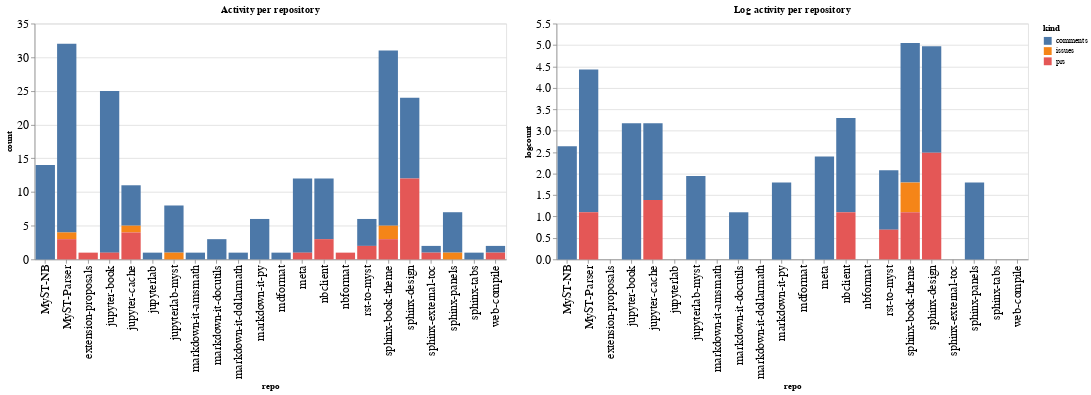

Notebook cell for this chart:
### Code cell
ch1 = alt.Chart(repo_summaries, width=600, title="Activity per repository").mark_bar().encode(
    x='repo',
    y='count',
    color='kind',
    tooltip="kind"
)

ch2 = alt.Chart(repo_summaries, width=600, title="Log activity per repository").mark_bar().encode(
    x='repo',
    y='logcount',
    color='kind',
    tooltip="kind"
)

ch1 | ch2

### Figure 1 — Vega-Lite specification as saved in the notebook (floating-point values rounded to 4 significant figures)
{"config": {"axisLeft": {"labelFontSize": 15}, "axisBottom": {"labelFontSize": 15}}, "hconcat": [{"mark": "bar", "encoding": {"color": {"type": "nominal", "field": "kind"}, "tooltip": {"type": "nominal", "field": "kind"}, "x": {"type": "nominal", "field": "repo"}, "y": {"type": "quantitative", "field": "count"}}, "title": "Activity per repository", "width": 600}, {"mark": "bar", "encoding": {"color": {"type": "nominal", "field": "kind"}, "tooltip": {"type": "nominal", "field": "kind"}, "x": {"type": "nominal", "field": "repo"}, "y": {"type": "quantitative", "field": "logcount"}}, "title": "Log activity per repository", "width": 600}], "data": {"name": "data-f29776f4008678283812c993a5d90d0e"}, "$schema": "https://vega.github.io/schema/vega-lite/v4.8.1.json", "datasets": {"data-f29776f4008678283812c993a5d90d0e": [{"repo": "MyST-NB", "kind": "comments", "count": 14, "logcount": 2.639}, {"repo": "MyST-Parser", "kind": "comments", "count": 28, "logcount": 3.332}, {"repo": "MyST-Parser", "kind": "issues", "count": 1, "logcount": 0.0}, {"repo": "MyST-Parser", "kind": "prs", "count": 3, "logcount": 1.099}, {"repo": "extension-proposals", "kind": "prs", "count": 1, "logcount": 0.0}, {"repo": "jupyter-book", "kind": "comments", "count": 24, "logcount": 3.178}, {"repo": "jupyter-book", "kind": "prs", "count": 1, "logcount": 0.0}, {"repo": "jupyter-cache", "kind": "comments", "count": 6, "logcount": 1.792}, {"repo": "jupyter-cache", "kind": "issues", "count": 1, "logcount": 0.0}, {"repo": "jupyter-cache", "kind": "prs", "count": 4, "logcount": 1.386}, {"repo": "jupyterlab", "kind": "comments", "count": 1, "logcount": 0.0}, {"repo": "jupyterlab-myst", "kind": "comments", "count": 7, "logcount": 1.946}, {"repo": "jupyterlab-myst", "kind": "issues", "count": 1, "logcount": 0.0}, {"repo": "markdown-it-amsmath", "kind": "comments", "count": 1, "logcount": 0.0}, {"repo": "markdown-it-docutils", "kind": "comments", "count": 3, "logcount": 1.099}, {"repo": "markdown-it-dollarmath", "kind": "comments", "count": 1, "logcount": 0.0}, {"repo": "markdown-it-py", "kind": "comments", "count": 6, "logcount": 1.792}, {"repo": "mdformat", "kind": "comments", "count": 1, "logcount": 0.0}, {"repo": "meta", "kind": "comments", "count": 11, "logcount": 2.398}, {"repo": "meta", "kind": "prs", "count": 1, "logcount": 0.0}, {"repo": "nbclient", "kind": "comments", "count": 9, "logcount": 2.197}, {"repo": "nbclient", "kind": "prs", "count": 3, "logcount": 1.099}, {"repo": "nbformat", "kind": "prs", "count": 1, "logcount": 0.0}, {"repo": "rst-to-myst", "kind": "comments", "count": 4, "logcount": 1.386}, {"repo": "rst-to-myst", "kind": "prs", "count": 2, "logcount": 0.6931}, {"repo": "sphinx-book-theme", "kind": "comments", "count": 26, "logcount": 3.258}, {"repo": "sphinx-book-theme", "kind": "issues", "count": 2, "logcount": 0.6931}, {"repo": "sphinx-book-theme", "kind": "prs", "count": 3, "logcount": 1.099}, {"repo": "sphinx-design", "kind": "comments", "count": 12, "logcount": 2.485}, {"repo": "sphinx-design", "kind": "prs", "count": 12, "logcount": 2.485}, {"repo": "sphinx-external-toc", "kind": "comments", "count": 1, "logcount": 0.0}, {"repo": "sphinx-external-toc", "kind": "prs", "count": 1, "logcount": 0.0}, {"repo": "sphinx-panels", "kind": "comments", "count": 6, "logcount": 1.792}, {"repo": "sphinx-panels", "kind": "issues", "count": 1, "logcount": 0.0}, {"repo": "sphinx-tabs", "kind": "comments", "count": 1, "logcount": 0.0}, {"repo": "web-compile", "kind": "comments", "count": 1, "logcount": 0.0}, {"repo": "web-compile", "kind": "prs", "count": 1, "logcount": 0.0}]}}
